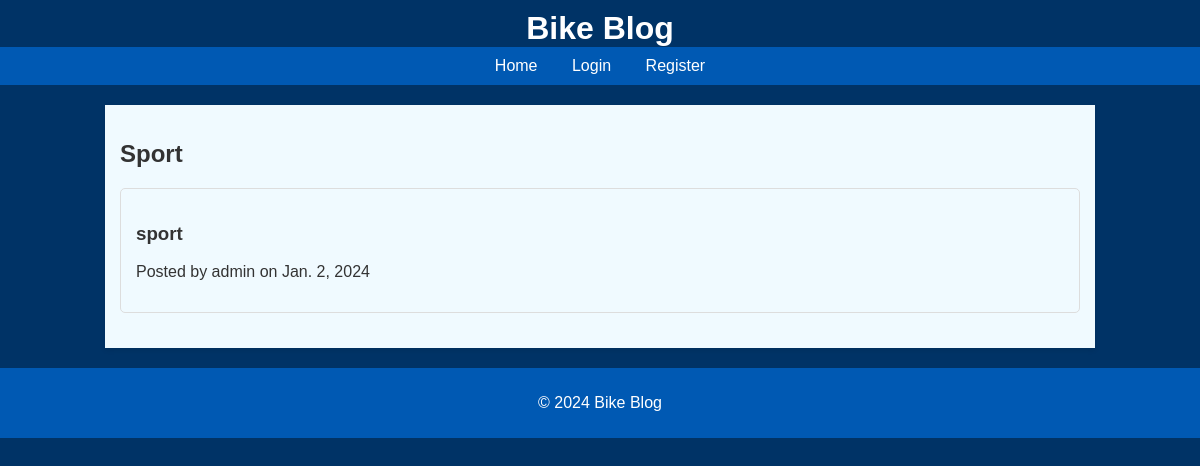
/category/sport, run on an earlier commit of the app's database.
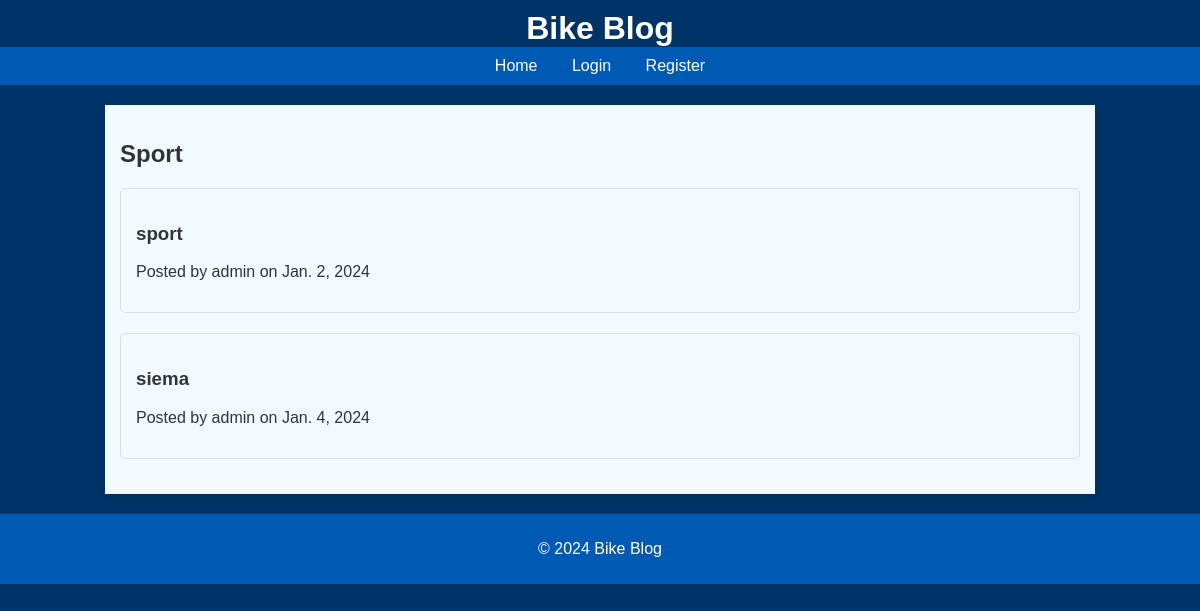
And on a later commit of the database.
### theblog/models.py (models this page shows, shortened)
class Post(models.Model):
    title = models.CharField(max_length=255)
    title_tag = models.CharField(max_length=255)
    author = models.ForeignKey(User, on_delete=models.CASCADE)
    body = models.TextField()
    post_date = models.DateField(auto_now_add=True)
    category = models.CharField(max_length=255, default='uncategorized')

### theblog/views.py (the view)
# urls.py: path('category/<str:categories>',CategoryView, name = 'category'),
def CategoryView(request, categories):
    category_posts = Post.objects.filter(category = categories)
    return render(request, 'categories.html', {'categories':categories.title(), 'category_posts':category_posts})

### theblog/templates/categories.html (shortened to what this page needs)
{% extends 'base.html' %}
{% block content %}
<h2>{{ categories }}</h2>
{% if category_posts %}
    {% for post in category_posts %}
    <div class="post">
        <h3><a href="{% url 'article-detail' post.id %}">{{ post.title }} </a></h3>
        <p>Posted by {{ post.author }} on {{ post.post_date }}</p>
    </div>
    {% empty %}
        <p>No posts available.</p>
{% endfor %}
{% else %}
No posts in this category
{% endif %}
{% endblock %}

What changed in the data, as far as the page shows it:
added Post: title "siema", author "admin", post_date "Jan. 4, 2024"
